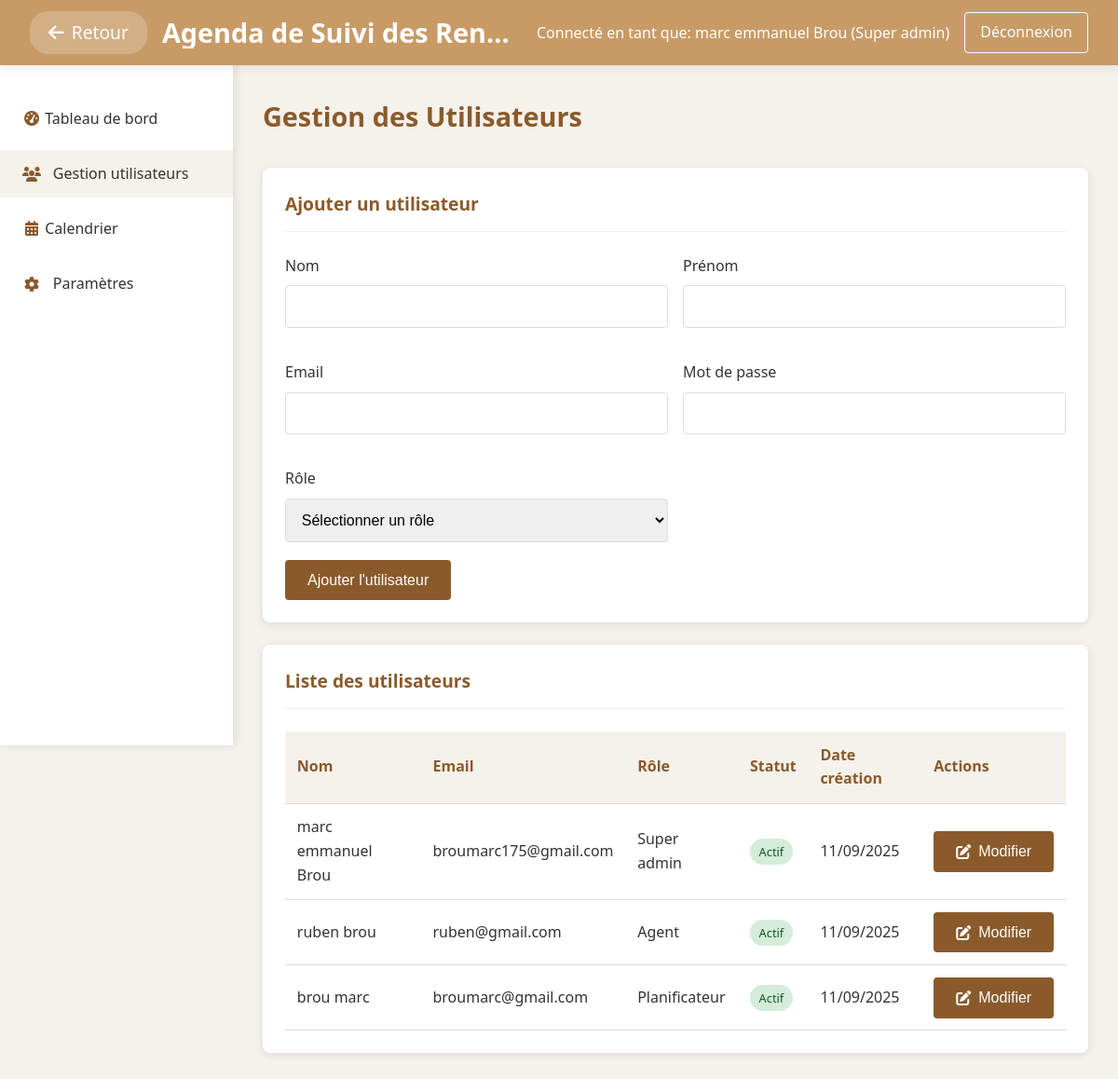
The page /modules/admin/users.php (signed in) on the database its author committed.
### tables this page shows
CREATE TABLE `users` (
  `id` int(11) NOT NULL,
  `nom` varchar(100) NOT NULL,
  `prenom` varchar(100) NOT NULL,
  `email` varchar(255) NOT NULL,
  `password` varchar(255) NOT NULL,
  `role` enum('super_admin','planificateur','agent') NOT NULL,
  `created_at` timestamp NOT NULL DEFAULT current_timestamp(),
  `active` tinyint(1) DEFAULT 1
);

### modules/admin/users.php (the view, shortened to what this page needs)
<?php
$db = getDB();
$stmt = $db->query("SELECT id, nom, prenom, email, role, active, created_at FROM users ORDER BY nom, prenom");
$users = $stmt->fetchAll(PDO::FETCH_ASSOC);
?>
<!DOCTYPE html>
<html lang="fr">
<head>
    <link rel="stylesheet" href="../../css/style.css">
    <link rel="stylesheet" href="https://cdnjs.cloudflare.com/ajax/libs/font-awesome/6.4.0/css/all.min.css">
</head>
<body>
    <?php include '../../includes/header.php'; ?>
    <div class="sidebar">
        <ul class="nav-menu">
            <li class="nav-item"><a href="index.php" style="text-decoration: none; color: inherit;"><i class="fas fa-tachometer-alt"></i> Tableau de bord</a></li>
            <li class="nav-item active"><i class="fas fa-users"></i> Gestion utilisateurs</li>
            <li class="nav-item"><a href="calendrier.php" style="text-decoration: none; color: inherit;"><i class="fas fa-calendar-alt"></i> Calendrier</a></li>
            <li class="nav-item"><i class="fas fa-cog"></i> Paramètres</li>
        </ul>
    </div>
    <div class="main-content">
        <div class="page-header">
            <h1 class="page-title">Gestion des Utilisateurs</h1>
        </div>
        <div class="card">
            <div class="card-header">
                <h2 class="card-title">Ajouter un utilisateur</h2>
            </div>
            <form method="POST" class="user-form">
                <div style="display: grid; grid-template-columns: repeat(2, 1fr); gap: 1rem;">
                    <div class="form-group">
                        <label for="nom">Nom</label>
                        <input type="text" id="nom" name="nom" class="form-control" required>
                    </div>
                    <div class="form-group">
                        <label for="prenom">Prénom</label>
                        <input type="text" id="prenom" name="prenom" class="form-control" required>
                    </div>
                    <div class="form-group">
                        <label for="email">Email</label>
                        <input type="email" id="email" name="email" class="form-control" required>
                    </div>
                    <div class="form-group">
                        <label for="password">Mot de passe</label>
                        <input type="password" id="password" name="password" class="form-control" required>
                    </div>
                    <div class="form-group">
                        <label for="role">Rôle</label>
                        <select id="role" name="role" class="form-control" required>
                            <option value="">Sélectionner un rôle</option>
                        </select>
                    </div>
                </div>
                <button type="submit" name="add_user" class="btn btn-primary">Ajouter l'utilisateur</button>
            </form>
        </div>
        <div class="card">
            <div class="card-header">
                <h2 class="card-title">Liste des utilisateurs</h2>
            </div>
            <table class="table">
                <thead>
                    <tr>
                        <th>Nom</th>
                        <th>Email</th>
                        <th>Rôle</th>
                        <th>Statut</th>
                        <th>Date création</th>
                        <th>Actions</th>
                    </tr>
                </thead>
                <tbody>
                    <?php foreach ($users as $user): ?>
                    <tr>
                        <td><?= htmlspecialchars($user['prenom'] . ' ' . $user['nom']) ?></td>
                        <td><?= htmlspecialchars($user['email']) ?></td>
                        <td><?= ucfirst(str_replace('_', ' ', $user['role'])) ?></td>
                        <td>
                            <span class="badge <?= $user['active'] ? 'badge-success' : 'badge-danger' ?>">
                                <?= $user['active'] ? 'Actif' : 'Inactif' ?>
                            </span>
                        </td>
                        <td><?= date('d/m/Y', strtotime($user['created_at'])) ?></td>
                        <td>
                            <button class="btn btn-primary edit-user" data-id="<?= $user['id'] ?>"
                                data-nom="<?= htmlspecialchars($user['nom']) ?>"
                                data-prenom="<?= htmlspecialchars($user['prenom']) ?>"
                                data-email="<?= htmlspecialchars($user['email']) ?>"
                                data-role="<?= $user['role'] ?>"
                                data-active="<?= $user['active'] ?>">
                                <i class="fas fa-edit"></i> Modifier
                            </button>
                        </td>
                    </tr>
                    <?php endforeach; ?>
                </tbody>
            </table>
        </div>
    </div>
</body>
</html>

### includes/header.php (shortened to what this page needs)
<?php
$isLoggedIn = isset($_SESSION['user_id']);
$currentUrl = $_SERVER['REQUEST_URI'];
$allowedPaths = [
    '/modules/agent/',
    '/modules/admin/'
];
$showRetour = false;
foreach ($allowedPaths as $path) {
    if (strpos($currentUrl, $path) !== false) {
        $showRetour = true;
        break;
    }
}
$retourPath = '/index.php';
if (strpos($currentUrl, '/modules/admin/') !== false) {
    $retourPath = '/modules/admin/index.php';
} elseif (strpos($currentUrl, '/modules/agent/') !== false) {
    $retourPath = '/modules/agent/index.php';
}
?>
<header class="header" style="position: fixed; top: 0; left: 0; right: 0; z-index: 1000; height: 70px;">
    <?php if ($showRetour): ?>
    <div class="retour">
        <a href="<?= $retourPath ?>"><i class="fas fa-arrow-left"></i> Retour</a>
    </div>
    <?php endif; ?>
    <h1>Agenda de Suivi des Rendez-vous</h1>
    <?php if ($isLoggedIn): ?>
    <div class="user-info">
        <span>Connecté en tant que: <?= htmlspecialchars($_SESSION['user_prenom'] . ' ' . $_SESSION['user_nom']) ?> (<?= ucfirst(str_replace('_', ' ', $_SESSION['user_role'])) ?>)</span>
        <a href="../../logout.php" class="btn-logout" style="text-decoration:none;">Déconnexion</a>
    </div>
    <?php endif; ?>
</header>

### css/style.css (style rules this page uses)
:root { --doré-foncé: #8b5a2b; --doré-clair: #c89b66; --ivoire: #f5f1eb; --blanc: #ffffff; --gris-anthracite: #333333; --vert-sage: #8a9a5b; --ombre: rgba(0, 0, 0, 0.1); }
* { margin: 0; padding: 0; box-sizing: border-box; }
body { font-family: "Segoe UI", Tahoma, Geneva, Verdana, sans-serif; background-color: var(--ivoire); color: var(--gris-anthracite); line-height: 1.6; padding-top: 70px; }
.header { background: var(--doré-clair); color: var(--blanc); padding: 1rem clamp(1rem, 3vw, 2rem); display: flex; justify-content: space-between; align-items: center; box-shadow: 0 2px 10px var(--ombre); position: fixed; top: 0; left: 0; right: 0; z-index: 1000; height: 70px; gap: 1rem; }
.header h1 { font-size: clamp(1.2rem, 4vw, 1.8rem); font-weight: 600; line-height: 1.2; text-align: left; flex-shrink: 1; min-width: 0; overflow: hidden; text-overflow: ellipsis; white-space: nowrap; }
.user-info { display: flex; align-items: center; gap: clamp(0.5rem, 2vw, 1rem); flex-shrink: 0; }
.user-info span { font-weight: 500; font-size: clamp(0.8rem, 2vw, 1rem); text-align: right; line-height: 1.3; }
.btn-logout { background-color: transparent; border: 1px solid var(--blanc); color: var(--blanc); padding: clamp(0.4rem, 1.5vw, 0.5rem) clamp(0.8rem, 2vw, 1rem); border-radius: 4px; cursor: pointer; transition: all 0.3s; font-size: clamp(0.8rem, 2vw, 1rem); text-decoration: none; white-space: nowrap; }
.sidebar { width: 250px; background-color: var(--blanc); height: calc(100vh - 70px); position: fixed; box-shadow: 2px 0 10px var(--ombre); top: 70px; padding: 1.5rem 0; }
.nav-menu { list-style: none; }
.nav-item { padding: 0.8rem 1.5rem; margin: 0.5rem 0; cursor: pointer; transition: all 0.3s; display: flex; align-items: center; gap: 0.8rem; }
.nav-item:hover, .nav-item.active { background-color: var(--ivoire); }
.nav-item i { color: var(--doré-foncé); width: 20px; text-align: center; }
.main-content { margin-left: 250px; padding: clamp(1rem, 3vw, 2rem); margin-top: 0; min-height: calc(100vh - 70px); }
.page-header { display: flex; justify-content: space-between; align-items: center; margin-bottom: 2rem; flex-wrap: wrap; gap: 1rem; }
.page-title { font-size: clamp(1.4rem, 4vw, 1.8rem); color: var(--doré-foncé); font-weight: 600; }
.card { background-color: var(--blanc); border-radius: 8px; box-shadow: 0 2px 10px var(--ombre); padding: clamp(1rem, 3vw, 1.5rem); margin-bottom: 1.5rem; }
.card-header { display: flex; justify-content: space-between; align-items: center; margin-bottom: 1.5rem; padding-bottom: 0.8rem; border-bottom: 1px solid var(--ivoire); flex-wrap: wrap; gap: 1rem; }
.card-title { font-size: clamp(1.1rem, 3vw, 1.2rem); color: var(--doré-foncé); font-weight: 600; }
.form-group { margin-bottom: 1.2rem; }
.form-group label { display: block; margin-bottom: 0.5rem; font-weight: 500; color: var(--gris-anthracite); font-size: clamp(0.9rem, 2vw, 1rem); }
.form-control { width: 100%; padding: clamp(0.6rem, 2vw, 0.8rem); border: 1px solid #ddd; border-radius: 4px; font-size: clamp(0.9rem, 2vw, 1rem); transition: border-color 0.3s; }
.btn { padding: clamp(0.6rem, 2vw, 0.8rem) clamp(1rem, 3vw, 1.5rem); border: none; border-radius: 4px; cursor: pointer; font-size: clamp(0.9rem, 2vw, 1rem); font-weight: 500; transition: all 0.3s; display: inline-flex; align-items: center; gap: 0.5rem; }
.btn-primary { background-color: var(--doré-foncé); color: var(--blanc); }
.table { width: 100%; border-collapse: collapse; margin-top: 1rem; font-size: clamp(0.8rem, 2vw, 1rem); }
.table th, .table td { padding: clamp(0.6rem, 2vw, 0.8rem); text-align: left; border-bottom: 1px solid #ddd; }
.table th { background-color: var(--ivoire); color: var(--doré-foncé); font-weight: 600; }
.badge { padding: 0.3rem 0.6rem; border-radius: 20px; font-size: clamp(0.7rem, 2vw, 0.8rem); font-weight: 500; }
.badge-success { background-color: #d4edda; color: #155724; }

### includes/header.php (style rules this page uses)
.retour { top: 25px; left: 25px; }
.retour a { color: var(--blanc); text-decoration: none; font-size: 1.2rem; display: flex; align-items: center; gap: 8px; transition: var(--transition); padding: 8px 20px; border-radius: 20px; background: rgba(255, 255, 255, 0.2); transition: .8s ease-in-out; }

### rows shown on the page
users: prenom+nom "marc emmanuel Brou", email "broumarc175@gmail.com", role "Super admin", active "Actif", created_at "11/09/2025"
users: prenom+nom "ruben brou", email "ruben@gmail.com", role "Agent", active "Actif", created_at "11/09/2025"
users: prenom+nom "brou marc", email "broumarc@gmail.com", role "Planificateur", active "Actif", created_at "11/09/2025"

### other values the page prints
$_SESSION['user_prenom'] . ' ' . $_SESSION['user_nom'] "marc emmanuel Brou"
str_replace('_', ' ', $_SESSION['user_role']) "Super admin"
